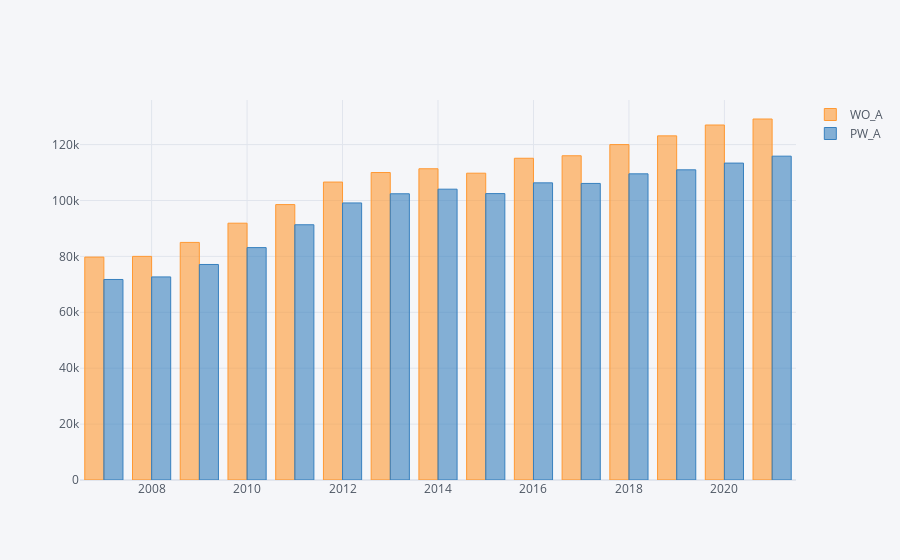

Notebook code cell kept with this figure:
### Code cell
df.groupby("YEAR")[["WO_A","PW_A"]].quantile(.75).iplot(kind = "bar")

### Figure 1 — Plotly figure (JSON) as saved in the notebook; plotly's stock layout.template omitted (floating-point values rounded to 4 significant figures)
{"data": [{"marker": {"color": "rgba(255, 153, 51, 0.6)", "line": {"color": "rgba(255, 153, 51, 1.0)", "width": 1}}, "name": "WO_A", "orientation": "v", "text": "", "type": "bar", "x": [2007, 2008, 2009, 2010, 2011, 2012, 2013, 2014, 2015, 2016, 2017, 2018, 2019, 2020, 2021], "y": [79750.0, 80000, 85000, 91870.0, 98530, 106600.0, 110000, 111350, 109762, 115107, 116000, 120000, 123115, 127000, 129150]}, {"marker": {"color": "rgba(55, 128, 191, 0.6)", "line": {"color": "rgba(55, 128, 191, 1.0)", "width": 1}}, "name": "PW_A", "orientation": "v", "text": "", "type": "bar", "x": [2007, 2008, 2009, 2010, 2011, 2012, 2013, 2014, 2015, 2016, 2017, 2018, 2019, 2020, 2021], "y": [71739, 72650.0, 77110.0, 83138, 91312, 99115, 102398, 104042, 102461, 106309, 106101, 109533, 110968, 113381, 115856]}], "layout": {"legend": {"bgcolor": "#F5F6F9", "font": {"color": "#4D5663"}}, "paper_bgcolor": "#F5F6F9", "plot_bgcolor": "#F5F6F9", "title": {"font": {"color": "#4D5663"}}, "xaxis": {"gridcolor": "#E1E5ED", "showgrid": true, "tickfont": {"color": "#4D5663"}, "title": {"font": {"color": "#4D5663"}, "text": ""}, "zerolinecolor": "#E1E5ED"}, "yaxis": {"gridcolor": "#E1E5ED", "showgrid": true, "tickfont": {"color": "#4D5663"}, "title": {"font": {"color": "#4D5663"}, "text": ""}, "zerolinecolor": "#E1E5ED"}}}
